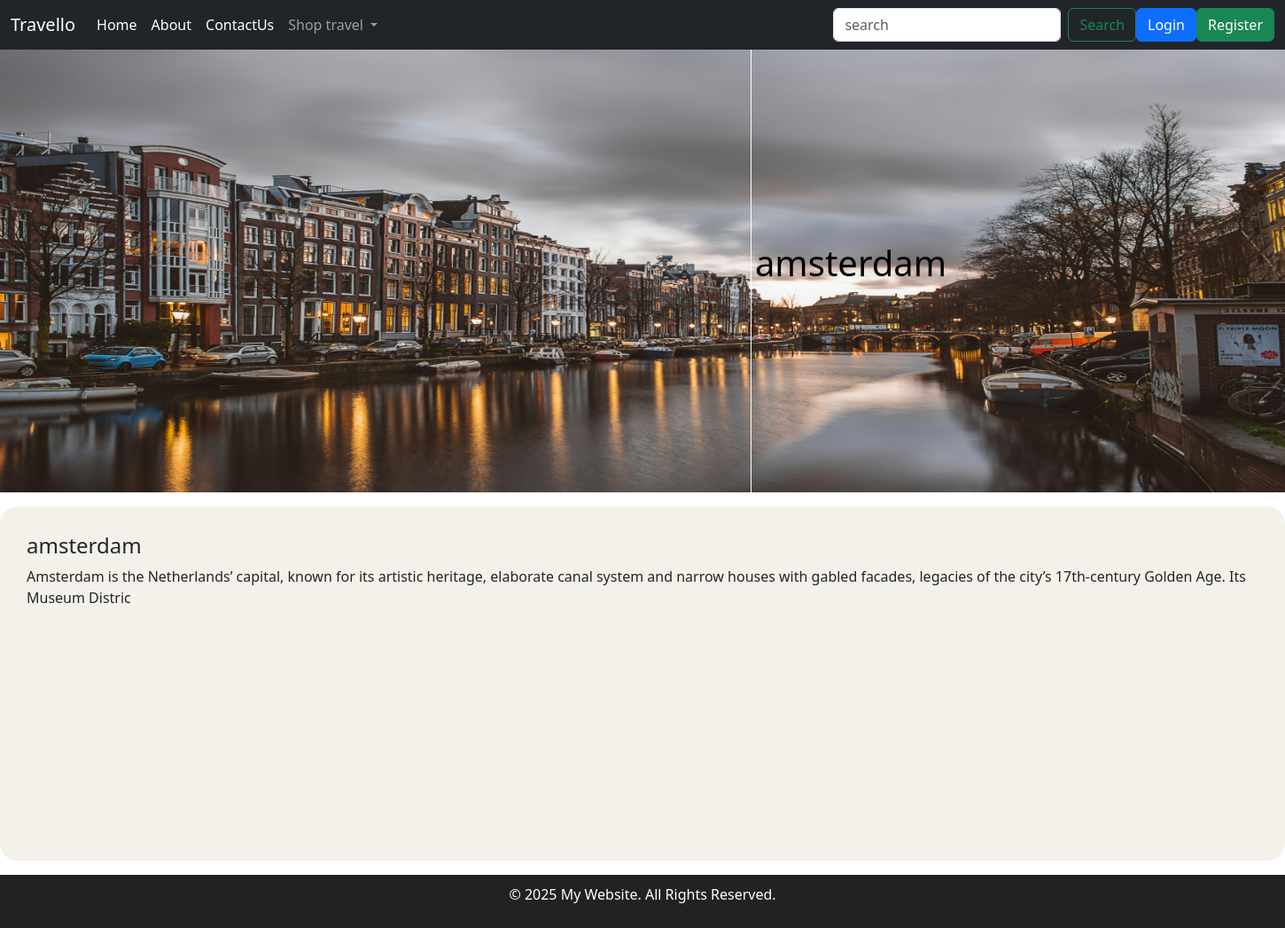
The page //location/amsterdam/ on the database its author committed.
### home/models.py (models this page shows, shortened)
class Destination(models.Model):
    name=models.CharField(max_length=20)
    desc=models.CharField(max_length=200)
    price=models.IntegerField()
    img=models.ImageField(upload_to='images/')
    time=models.DateTimeField(default=timezone.now)
    slug=models.SlugField(unique=True,blank=True,null=True)

### home/views.py (the view)
# urls.py: path('location/<slug:slug>/',views.location, name='location' ),
def location(request,slug):
    dest= Destination.objects.filter(slug=slug)
    return render(request,"location.html", {'d' : dest})

### templates/location.html
{% extends "base.html" %} {% load static %}
{% block body %}
{% if d %}
{% for i in d %}
<div class="container-fluid my-0, px-0">
  <div id="carouselExample" class="carousel slide">
    <div class="carousel-inner">
      <div class="carousel-item active">
        <img src= "{{ i.img.url }}"  class="d-block w-100" alt="..." height="500" />
      </div>
    </div>
  </div>
  <div class="container text-center"  style="position: absolute;
    position: absolute;
    top: 273px;
    left: 300px;
    color: white;
    font-size:70px;"
    >
  <h1 style="color:black;">{{i.name}}</h1>
  </div>
</div>
<div class="container-fluid my-3 mb-3" style="background: #f3f1e9ff;min-height:400px;border-radius:20px;padding:30px;">
    <h4> {{i.name}}</h4>
    <p>{{i.desc}}</p>
</div>
{% endfor %}
{% else %}
    <p>not found</p>
{% endif %}
  {% endblock body %}

### rows shown on the page
Destination: img (picture), name "amsterdam", desc "Amsterdam is the Netherlands’ capital, known for its artistic heritage, elaborate canal system and narrow houses with gabled facades, legacies of the city’s 17th-century Golden Age. Its Museum Distric"
